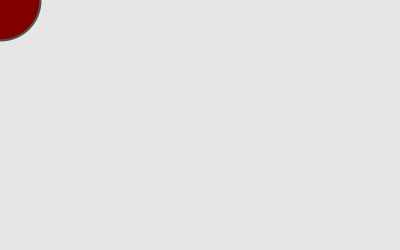
Frame 1 (no input)
Frame 60 (the mouse pressed at the canvas centre just before this capture): identical to frame 1, image omitted
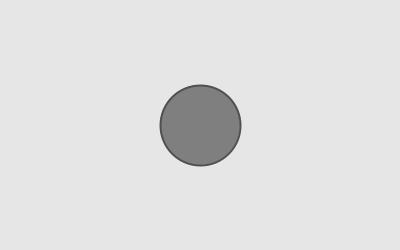
Frame 120 (the mouse held since frame 60 and released just before this capture)

The Processing sketch that drew these frames (run headless with seeded random() and noise(); from frame 60 on, the mouse is pressed at the canvas centre):

// Processing sketch: Lecture_1a
// ── Lecture_1a.pde
// Draws a coloured circle at the current mouse position.
// Jo Wood, 29th January, 2015
 
void setup()
{
  size(400,250);
   
  // Thick grey border around features.
  strokeWeight(2);
  stroke(80);
}
 
void draw()
{
  // Set the background to light grey
  background(230);
 
  // Create 3 variables.
  float diameter = width/5;
  float xColour = 255*mouseX/width;
  float yColour = 255*mouseY/height;
 
  // Draw circle that changes colour with mouse position.
  fill(128,xColour,yColour);
  ellipse(mouseX,mouseY,diameter,diameter);
}
